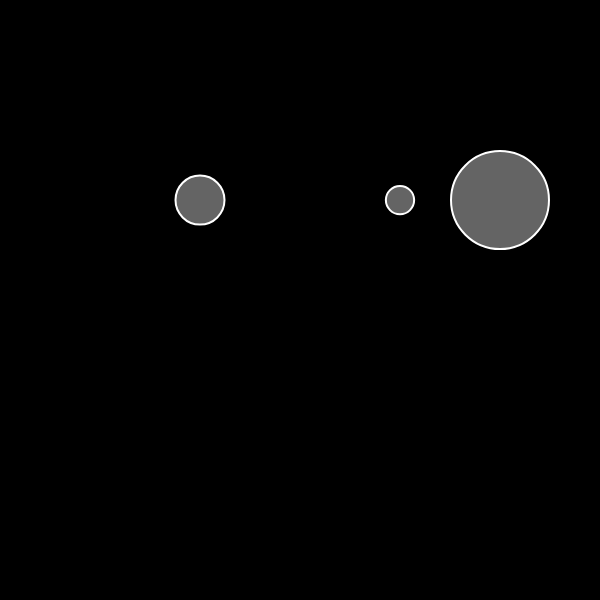
Frame 1 (no input)
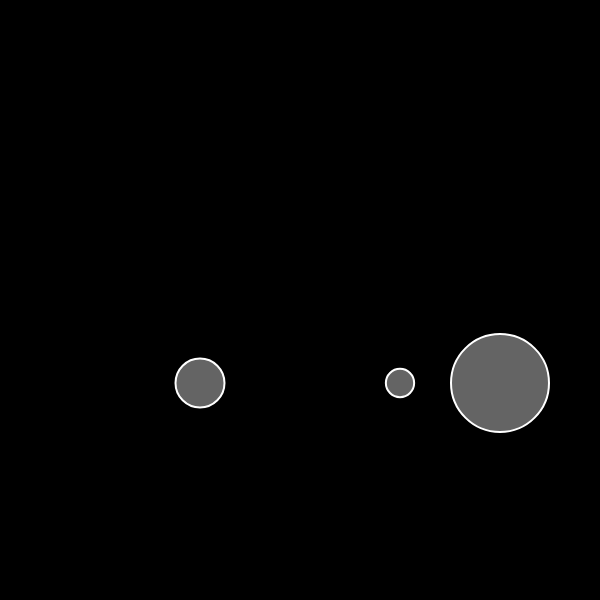
Frame 60 (no input)
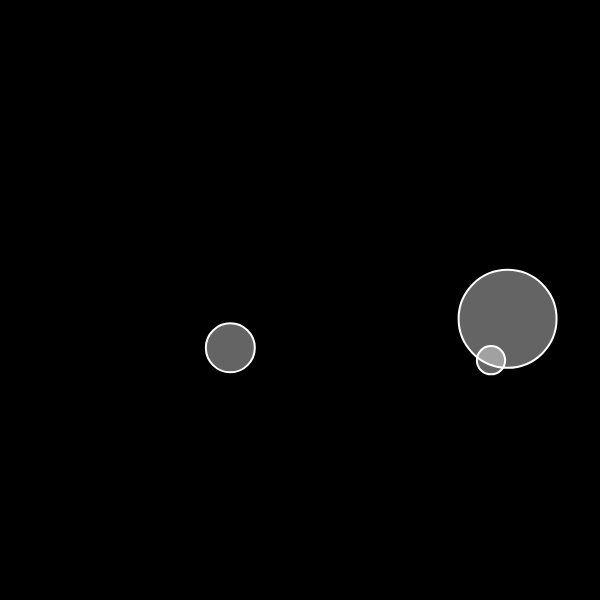
Frame 120 (the mouse pressed at the canvas centre since frame 60)

The p5.js sketch that drew these frames (run headless with seeded random() and noise() and a simulated clock; from frame 60 on, the mouse is pressed at the canvas centre):

// p5.js sketch
// ── sketch.js
const cWidth = 600; // canvas width
const cHeight = 600; // canvas height

const movers = [];
const gravity = 0.1;
const wind = 0.1;
const mu = 0.1;

// eslint-disable-next-line no-unused-vars
function setup() {
  createCanvas(cWidth, cHeight);
  createFrameRate(cWidth, cHeight);

  movers.push(new Mover(400, 200, 2));
  movers.push(new Mover(200, 200, 6));
  movers.push(new Mover(500, 200, 24));
}

// eslint-disable-next-line no-unused-vars
function draw() {
  background(0);
  drawFrameRate();

  for (const mover of movers) {
    let relGravity = p5.Vector.mult(createVector(0, gravity), mover.mass);
    mover.applyForce(relGravity);

    if (mouseIsPressed) {
      mover.applyForce(createVector(wind, 0));
    }

    mover.friction(mu);
    mover.update();
    mover.edges();
    mover.show();
  }
}

// ── attractor.js
// eslint-disable-next-line no-unused-vars
class Attractor {
  constructor(filling, mass) {
    this.filling = filling;
    this.mass = mass;
    this.size = sqrt(this.mass) * 75;
    this.position = createVector(mouseX, mouseY);
    this.fixedPosition = false;
  }

  toggleFixedPosition() {
    this.fixedPosition = !this.fixedPosition;
  }

  updatePosition(x, y) {
    if (this.fixedPosition) return;
    this.position = createVector(x, y);
  }

  attract(gravitationalC, vehicle) {
    if (!this.fixedPosition) return;

    const force = p5.Vector.sub(this.position, vehicle.position);
    const distanceSquared = constrain(force.magSq(), 25, 2500);
    const strength = gravitationalC * ((this.mass * vehicle.mass) / distanceSquared);
    force.setMag(strength);

    vehicle.applyForce(force);
  }

  show() {
    imageMode(CENTER);
    image(
      this.filling,
      this.position.x,
      this.position.y,
      this.size,
      (this.filling.height * this.size) / this.filling.width
    );
    imageMode(CORNER);
  }
}

// ── drawFunctions.js
// eslint-disable-next-line no-unused-vars
function drawFishTank(liquidStart) {
  fill(255, 180, 0);
  rect(0, height - 60, width, 300, 2000); // sand

  fill(25, 200, 255, 100);
  noStroke();
  rect(0, liquidStart, width, height - liquidStart); // water

  fill(200, 200);
  rect(0, 0, 25, height); // left border
  rect(width - 25, 0, 25, height); // right border
  rect(0, height - 25, width, 25); // bottom border
}

// eslint-disable-next-line no-unused-vars
function drawWaterObjects() {
  const yAdjust = 45;
  waterObjects.map(obj => {
    imageMode(CORNER);
    image(
      obj.image,
      obj.xPos - obj.image.width / 2,
      height - obj.height - yAdjust,
      (obj.image.width * obj.height) / obj.image.height,
      obj.height
    );
    imageMode(CENTER);
  });
}

const gravitationalC = 50; // ~[1 - 50]

// eslint-disable-next-line no-unused-vars
function drawAttractorFor(vehicle) {
  if (attractor.mass === 0) {
    // previous attractor was "eaten", create a new one
    attractor = new Attractor(hotdog, random(0.2, 6));
  }

  attractor.updatePosition(mouseX, mouseY);
  attractor.attract(gravitationalC, vehicle);

  if (mouseClick) {
    attractor.toggleFixedPosition();
    mouseClicked();
  }

  attractor.show();
}

// ── frameRate.js
const frameRateConfig = {
  graphic: null, // graphic to draw framerate on
  fontSize: 16, // framerate font size
};

let showFrameRate = false; // draw framerate on graphic (or stop drawing)
console.log('Display the framerate by setting "showFrameRate: true" in the console.');

// eslint-disable-next-line no-unused-vars
function createFrameRate(cWidth, cHeight) {
  frameRateConfig.graphic = createGraphics(cWidth, cHeight);
  frameRateConfig.graphic.textSize(frameRateConfig.fontSize);
  frameRateConfig.graphic.noStroke();
}

// eslint-disable-next-line no-unused-vars
function drawFrameRate() {
  frameRateConfig.graphic.fill('white');
  frameRateConfig.graphic.rect(
    0,
    0,
    frameRateConfig.fontSize + frameRateConfig.fontSize / 8,
    frameRateConfig.fontSize + frameRateConfig.fontSize / 8
  );
  frameRateConfig.graphic.fill('black');
  frameRateConfig.graphic.text(frameRate().toFixed(), 0, frameRateConfig.fontSize);

  if (showFrameRate) {
    image(frameRateConfig.graphic, 0, 0);
  }
}

// ── mover.js
// eslint-disable-next-line no-unused-vars
class Mover {
  constructor(x, y, mass) {
    this.mass = mass;
    this.radius = sqrt(this.mass) * 10;
    this.position = createVector(x, y);
    this.velocity = createVector(0, 0);
    this.acceleration = createVector(0, 0);
  }

  friction(mu) {
    let diff = height - (this.position.y + this.radius);
    if (diff < 1) {
      // Direction of friction
      let friction = this.velocity.copy();
      friction.normalize();
      friction.mult(-1);

      // Magnitude of friction
      let normal = this.mass;
      friction.setMag(mu * normal);

      this.applyForce(friction);
    }
  }

  applyForce(force) {
    this.acceleration.add(p5.Vector.div(force, this.mass));
  }

  edges() {
    if (this.position.y >= height - this.radius) {
      // bottom border
      this.position.y = height - this.radius;
      this.velocity.y *= -1;
    }

    if (this.position.x >= width - this.radius) {
      // right border
      this.position.x = width - this.radius;
      this.velocity.x *= -1;
    } else if (this.position.x <= this.radius) {
      // left border
      this.position.x = this.radius;
      this.velocity.x *= -1;
    }
  }

  update() {
    // let mouse = createVector(mouseX, mouseY);
    // this.acceleration = p5.Vector.sub(mouse, this.position);
    // this.acceleration.setMag(0.5);

    this.velocity.add(this.acceleration);
    // this.velocity.limit(5);
    this.position.add(this.velocity);
    this.acceleration.set(0, 0);
  }

  show() {
    stroke(255);
    strokeWeight(2);
    fill(255, 100);
    ellipse(this.position.x, this.position.y, this.radius * 2);
  }
}

// ── vehicle.js
// eslint-disable-next-line no-unused-vars
class Vehicle {
  constructor(filling, x, y, maxHeight, size, mass) {
    this.filling = filling;
    this.targetShapePosition = createVector(x, y);
    this.position = createVector(random(25, width - 50), random(maxHeight + 25, height - 50));
    this.currentTarget = this.position.copy();
    this.velocity = p5.Vector.random2D();
    this.acceleration = createVector(0, 0);
    this.mass = mass;
    this.size = size;
    this.maxSpeed = 2;
    this.maxForce = 1;
  }

  applyForce(force) {
    this.acceleration.add(p5.Vector.div(force, this.mass));
  }

  drag(coefficient) {
    // Direction of drag
    let drag = this.velocity.copy();
    drag.normalize();
    drag.mult(-1);

    // Magnitude of drag
    let speedSquared = this.velocity.magSq();
    drag.setMag(coefficient * speedSquared);

    this.applyForce(drag);
  }

  friction(mu) {
    let diff = height - (this.position.y + this.size);
    if (diff < 1) {
      // Direction of friction
      let friction = this.velocity.copy();
      friction.normalize();
      friction.mult(-1);

      // Magnitude of friction
      let normal = this.mass;
      friction.setMag(mu * normal);

      this.applyForce(friction);
    }
  }

  edges() {
    if (this.position.y >= height - this.size) {
      // bottom border
      this.position.y = height - this.size;
      this.velocity.y *= -1;
    } else if (this.position.y <= this.size) {
      // top border
      this.position.y = this.size;
      this.velocity.y *= -1;
    }

    if (this.position.x >= width - this.size) {
      // right border
      this.position.x = width - this.size;
      this.velocity.x *= -1;
    } else if (this.position.x <= this.size) {
      // left border
      this.position.x = this.size;
      this.velocity.x *= -1;
    }
  }

  steerWith(desired) {
    const steer = p5.Vector.sub(desired, this.velocity);
    steer.limit(this.maxForce);
    return steer;
  }

  fleeFrom(target) {
    const desiredVelocity = p5.Vector.sub(target, this.position); // Vector pointing from position to target
    const distanceToTarget = desiredVelocity.mag();

    if (distanceToTarget > 50) {
      return createVector(0, 0);
    }

    desiredVelocity.setMag(this.maxSpeed);
    desiredVelocity.mult(-1);

    const flee = this.steerWith(desiredVelocity);
    flee.mult(5); // force scaling

    this.applyForce(flee);
  }

  striveTo(target) {
    const desiredVelocity = p5.Vector.sub(target, this.position); // Vector pointing from position to target
    const distanceToTarget = desiredVelocity.mag();

    const speed = distanceToTarget > 100 ? this.maxSpeed : map(distanceToTarget, 0, 100, 0, this.maxSpeed);
    desiredVelocity.setMag(speed);

    const arrive = this.steerWith(desiredVelocity);
    arrive.mult(1); // force scaling

    this.applyForce(arrive);
  }

  applyBehaviors() {
    this.striveTo(this.currentTarget);
    this.fleeFrom(createVector(mouseX, mouseY));
  }

  update() {
    this.position.add(this.velocity);
    this.velocity.add(this.acceleration);
    this.acceleration.mult(0);
  }

  show() {
    image(
      this.filling,
      this.position.x,
      this.position.y,
      this.size,
      (this.filling.height * this.size) / this.filling.width
    );
  }
}
